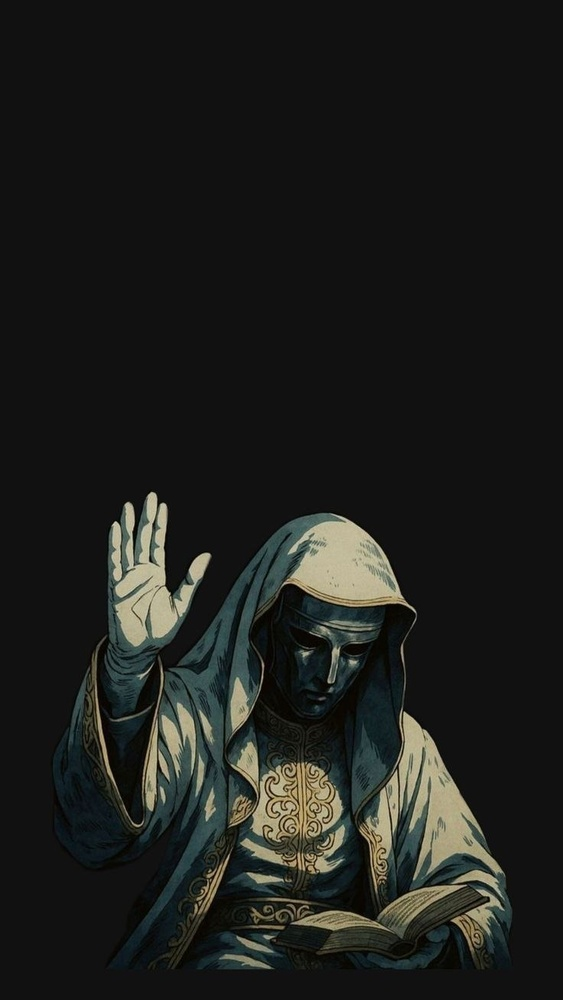
#> input picture data/forensic_memory/samples/image/0810453b4643c9d2_1790332133.jpg, 563 x 1000 px, shrunk from 736 x 1308 before the run
$ python -i face_detector.py   (imports and definitions only)
#> lines starting #> are read from the running program, lines starting #| are printed output that depends on the picture; after the words box and inside, x2 and y2 are one past the last pixel; in counts of white or black regions, pixels touching at a corner belong together
#> further down, picture is the input picture: shape (1000, 563, 3); mean B, G, R 28.4, 31.2, 30
"""
Robust Facial & Deepfake Artifact Detector compatible with OpenCV 4.x and 5.x.
Localizes human faces via skin-chrominance morphology and facial geometry,
analyzing bilateral texture smoothness and synthetic boundary artifacts.
"""
from __future__ import annotations

from typing import Any, Dict, List, Tuple
import cv2
import numpy as np


class FaceDeepfakeDetector:
    def __init__(self):
        pass

    def detect_faces(self, image_bgr: np.ndarray) -> List[Tuple[int, int, int, int, float]]:
        """
        Detects face candidate regions using YCrCb skin chrominance segmentation and morphological analysis.
        Returns list of (x, y, w, h, area).
        """
        if image_bgr is None:
            return []

        h_img, w_img = image_bgr.shape[:2]
#> h_img = 1000; w_img = 563
        total_pixels = float(h_img * w_img)
#> total_pixels = 563000

        # Convert to YCrCb for skin segmentation
        ycrcb = cv2.cvtColor(image_bgr, cv2.COLOR_BGR2YCrCb)
#> ycrcb: shape (1000, 563, 3); mean of channels 0, 1, 2 30.5, 127.6, 126.8
        lower_skin = np.array([0, 133, 77], dtype=np.uint8)
        upper_skin = np.array([255, 173, 127], dtype=np.uint8)
        skin_mask = cv2.inRange(ycrcb, lower_skin, upper_skin)
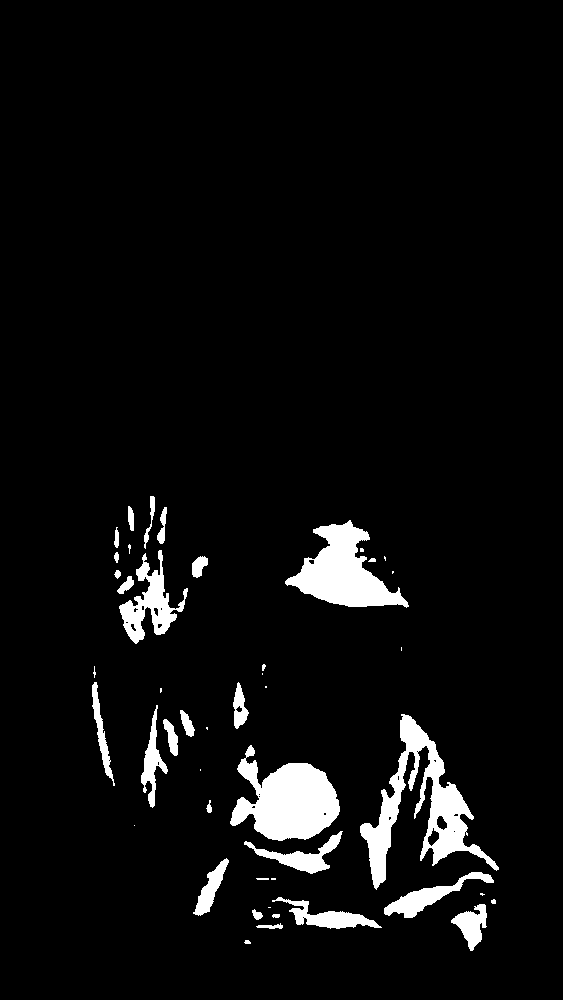
#> skin_mask: shape (1000, 563); 5.2% white; 46 white regions (15 under 20 px), largest, box (x1, y1, x2, y2) and area: (360, 714, 499, 890) 6388, (230, 745, 340, 841) 6071, (285, 520, 409, 608) 5114

        # Morphological structuring to coalesce face components
        kernel_size = max(5, int(min(h_img, w_img) * 0.015))
#> kernel_size = 8
        if kernel_size % 2 == 0:
            kernel_size += 1
#> kernel_size = 9
        kernel = cv2.getStructuringElement(cv2.MORPH_ELLIPSE, (kernel_size, kernel_size))
        skin_mask = cv2.erode(skin_mask, kernel, iterations=2)
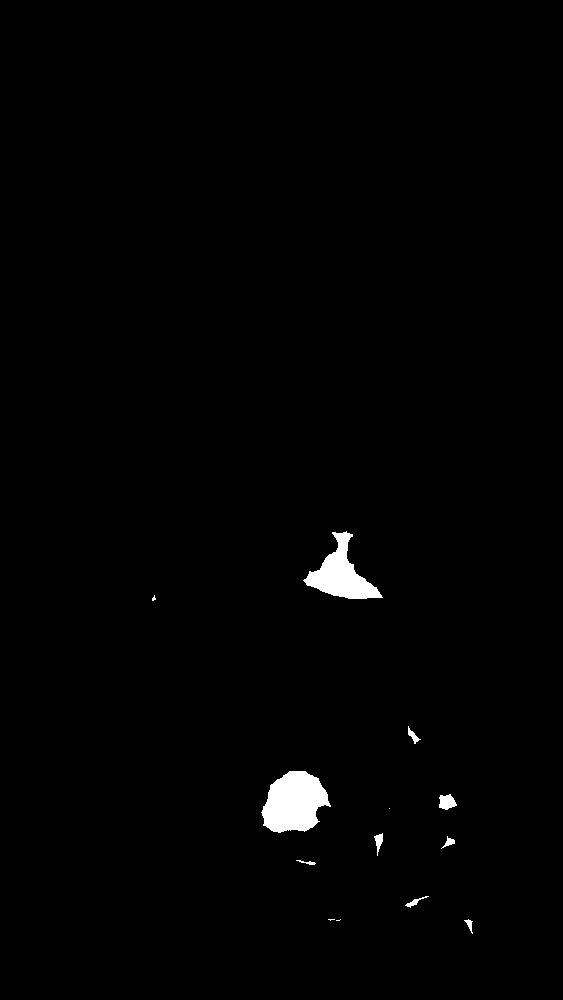
#> skin_mask: shape (1000, 563); 1.1% white; 13 white regions (4 under 20 px), largest, box (x1, y1, x2, y2) and area: (261, 771, 331, 833) 3031, (303, 531, 383, 599) 2272, (439, 794, 457, 810) 202
        skin_mask = cv2.dilate(skin_mask, kernel, iterations=4)
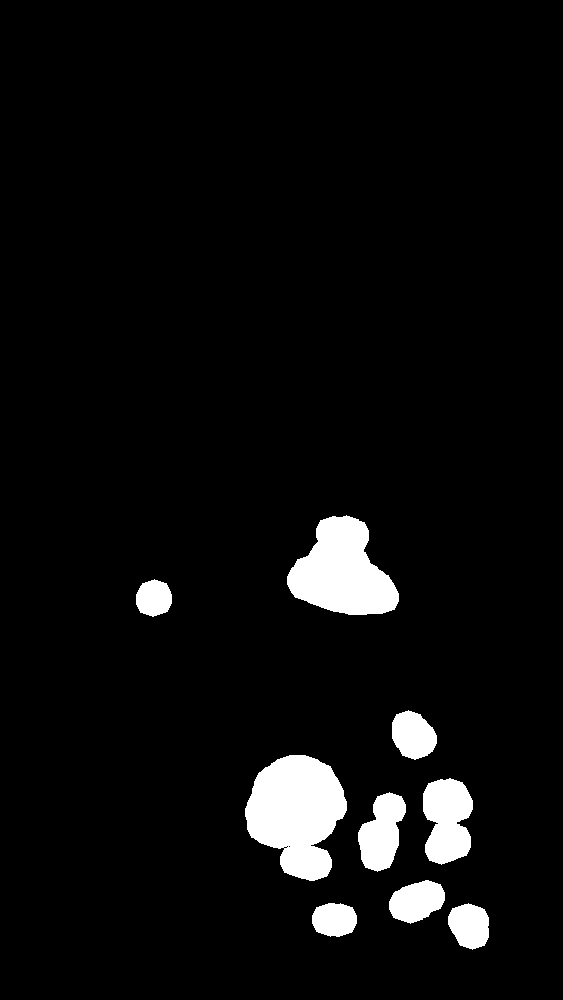
#> skin_mask: shape (1000, 563); 5.1% white; 9 white regions

        contours, _ = cv2.findContours(skin_mask, cv2.RETR_EXTERNAL, cv2.CHAIN_APPROX_SIMPLE)
#> contours = 9 contours; largest, box (x1, y1, x2, y2) and area: (245, 755, 347, 881) 8634, (287, 515, 399, 615) 7003, (423, 778, 473, 865) 3222, (358, 792, 406, 872) 2398, (389, 880, 445, 924) 1662
        candidate_faces = []

        for c in contours:
            area = cv2.contourArea(c)
            # Face region should be at least 2.5% of total image area
            if area > (total_pixels * 0.025):
                x, y, w, h = cv2.boundingRect(c)
                aspect_ratio = float(h) / max(1.0, float(w))
                # Human face aspect ratios typically fall between 0.85 and 2.2
                if 0.85 <= aspect_ratio <= 2.2:
                    candidate_faces.append((int(x), int(y), int(w), int(h), float(area)))
#> this loop made 9 passes
#> area on passes 1 to 9: 1400.5, 1172, 1662.5, 2398.5, 3222.5, 8634, 1572, 995, 7003
#> after the loop, candidate_faces = []

        # Sort by area descending
        candidate_faces.sort(key=lambda item: item[4], reverse=True)
        return candidate_faces

    def analyze_faces(self, image_bgr: np.ndarray) -> Dict[str, Any]:
        """
        Localizes faces and evaluates synthetic skin smoothing, bilateral texture anomalies,
        and deepfake-associated cues.
        """
        if image_bgr is None:
            return {
                "faces_detected": 0,
                "deepfake_risk": "NONE",
                "facial_ai_confidence": 0.0,
                "face_details": [],
            }

        faces = self.detect_faces(image_bgr)
#> faces = []
        if not faces:
            return {
                "faces_detected": 0,
                "deepfake_risk": "NO_FACES_DETECTED",
                "facial_ai_confidence": 0.0,
                "face_details": [],
            }

        gray = cv2.cvtColor(image_bgr, cv2.COLOR_BGR2GRAY)
        face_details = []
        deepfake_scores = []

        for x, y, w, h, area in faces:
            face_roi_gray = gray[y : y + h, x : x + w]

            # 1. Bilateral texture smoothness inside face
            bilateral = cv2.bilateralFilter(face_roi_gray, 9, 75, 75)
            diff = cv2.absdiff(face_roi_gray, bilateral)
            texture_diff = float(np.mean(diff))

            # 2. High-frequency sensor noise on upper face (forehead/cheeks)
            fh_y1 = max(0, int(h * 0.15))
            fh_y2 = min(h, int(h * 0.50))
            fh_x1 = max(0, int(w * 0.20))
            fh_x2 = min(w, int(w * 0.80))
            upper_roi = face_roi_gray[fh_y1:fh_y2, fh_x1:fh_x2]

            if upper_roi.size > 0:
                blurred = cv2.GaussianBlur(upper_roi, (3, 3), 0)
                noise_mean = float(np.mean(cv2.absdiff(upper_roi, blurred)))
            else:
                noise_mean = 2.0

            # Evaluated risk factors
            risk_factors = 0
            # Diffusion face portraits typically have waxy skin (< 3.2 bilateral diff)
            if texture_diff < 3.2:
                risk_factors += 1.5
            # Natural camera portraits have sensor noise > 2.2 on face
            if noise_mean < 1.8:
                risk_factors += 1.0

            face_prob = min(0.95, (risk_factors / 2.5) * 0.75 + 0.15)
            deepfake_scores.append(face_prob)

            face_details.append({
                "bbox": [x, y, w, h],
                "texture_smoothness": round(texture_diff, 2),
                "facial_noise_residual": round(noise_mean, 2),
                "is_waxy_texture": texture_diff < 3.2,
                "deepfake_score": round(face_prob, 2),
            })

        avg_score = float(np.mean(deepfake_scores)) if deepfake_scores else 0.0
        if avg_score >= 0.70:
            risk = "HIGH_SYNTHETIC_RISK"
        elif avg_score >= 0.45:
            risk = "SUSPICIOUS_ARTIFACTS"
        else:
            risk = "LOW_RISK_NATURAL_TEXTURE"

        return {
            "faces_detected": len(faces),
            "deepfake_risk": risk,
            "facial_ai_confidence": round(avg_score, 2),
            "face_details": face_details,
        }

>>> import cv2
>>> picture = cv2.imread('../data/forensic_memory/samples/image/0810453b4643c9d2_1790332133.jpg')
>>> result = FaceDeepfakeDetector().analyze_faces(picture)
#> result = {'faces_detected': 0, 'deepfake_risk': 'NO_FACES_DETECTED', 'facial_ai_confidence': 0, 'face_details': []}
